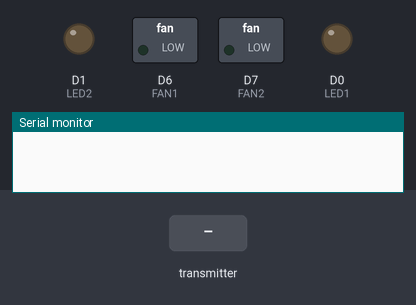
Recording of a sketch running on a simulated ESP8266 (NodeMCU). Parts: switched loads named in the sketch (green lamp = pin HIGH), output pins drawn as LEDs (lit = HIGH), the last lines printed to the serial monitor. The inputs (shaded band) are chosen by the test bench.

Above: at 1.2 s.
1.3 s: the transmitter starts sending a = 50
At 2.5 s:
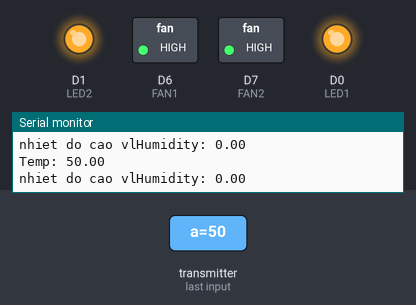
2.8 s: the transmitter starts sending a = 0
At 3.7 s:
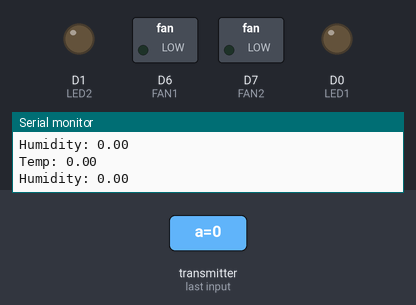
4.8 s: the transmitter starts sending a = 100
At 5.2 s:
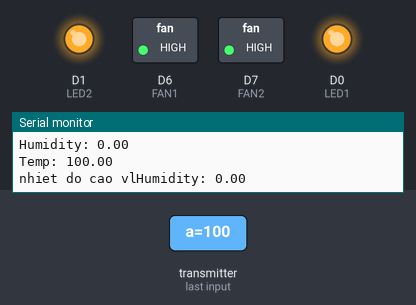
6.3 s: the transmitter starts sending a = 25
At 7.6 s:
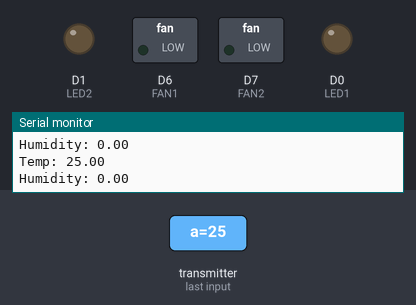
Timing chart, 0 to 8.8 s (numbered marks = the images above; inputs shaded):
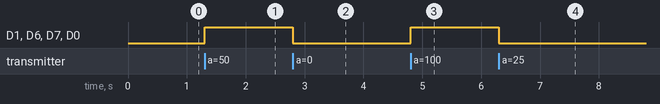

Measured:
- after the input at 1.3 s, D1 (LED2), D6 (FAN1), D7 (FAN2), D0 (LED1): LOW → HIGH at once
- after the input at 2.8 s, D1 (LED2), D6 (FAN1), D7 (FAN2), D0 (LED1): HIGH → LOW at once
- after the input at 4.8 s, D1 (LED2), D6 (FAN1), D7 (FAN2), D0 (LED1): LOW → HIGH at once
- after the input at 6.3 s, D1 (LED2), D6 (FAN1), D7 (FAN2), D0 (LED1): HIGH → LOW at once

The sketch:

Reci_Data_Dht.ino
```cpp
// Include required libraries
#include <ESP8266WiFi.h>
#include <espnow.h>
#include <DHT.h>

#define LED1 D0
#define LED2 D1
#define CBAS1 D2 //cam bien anh sang 1
#define CBAS2 D3 // cam bien anh sang 2
#define FAN1 D6 // quat 1
#define FAN2 D7 // quat 2

// Define data structure
typedef struct struct_message {
    float a;
    float b;
} struct_message;

// Create structured data object
struct_message myData;

// Callback function
void OnDataRecv(uint8_t * mac_addr, uint8_t *incomingData, uint8_t len)
{
  // Get incoming data
  memcpy(&myData, incomingData, sizeof(myData));

  // Print to Serial Monitor
  Serial.print("Temp: ");
  Serial.println(myData.a);
  if(myData.a > 30)
  {
    Serial.print("nhiet do cao vl");
    analogWrite(FAN1,255);
    analogWrite(FAN2,255);
    digitalWrite(LED1,HIGH);
    digitalWrite(LED2,HIGH);
  }
  else
  {
    analogWrite(FAN1,LOW);
    analogWrite(FAN2,LOW);
    digitalWrite(LED1,LOW);
    digitalWrite(LED2,LOW);
  }
  Serial.print("Humidity: ");
  Serial.println(myData.b);
}

void setup()
{
  pinMode(LED1,OUTPUT);
  pinMode(LED2,OUTPUT);
  pinMode(FAN1,OUTPUT);
  pinMode(FAN2,OUTPUT);
  pinMode(CBAS1,INPUT);
  pinMode(CBAS2,INPUT);
  //Mặc định khi khởi động chân để kick relay tắt đi
  digitalWrite(LED1,LOW);
  digitalWrite(LED2,LOW);
  digitalWrite(FAN1,LOW);
  // Initialize Serial Monitor
  Serial.begin(115200);

  // Set device as a Wi-Fi Station
  WiFi.mode(WIFI_STA);
  WiFi.disconnect();

  // Init ESP-NOW
  if (esp_now_init() != 0)
  {
    Serial.println("Error initializing ESP-NOW");
    return;
  }

  // Once ESPNow is successfully Init, we will register for recv CB to
  // get recv packer info
  esp_now_set_self_role(ESP_NOW_ROLE_SLAVE);
  esp_now_register_recv_cb(OnDataRecv);
}

void loop()
{
}
```
